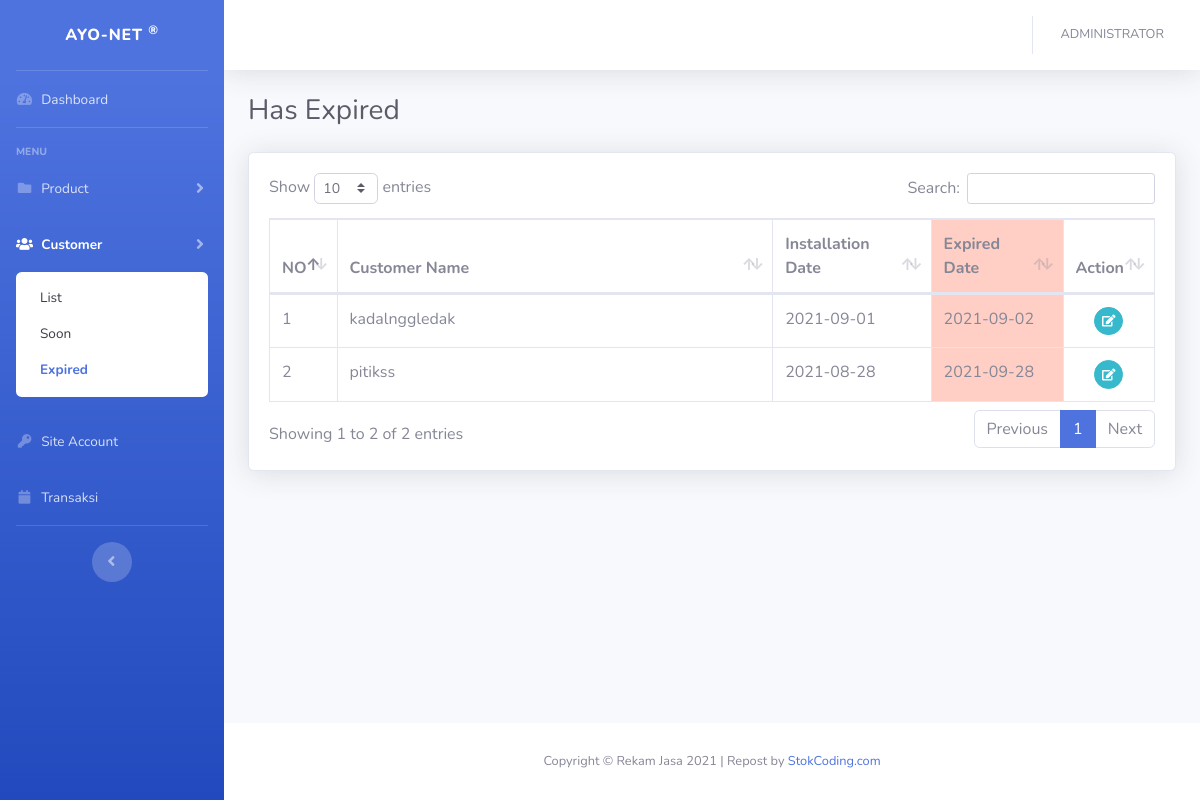
Page /?expired (signed in) on the earlier database version.
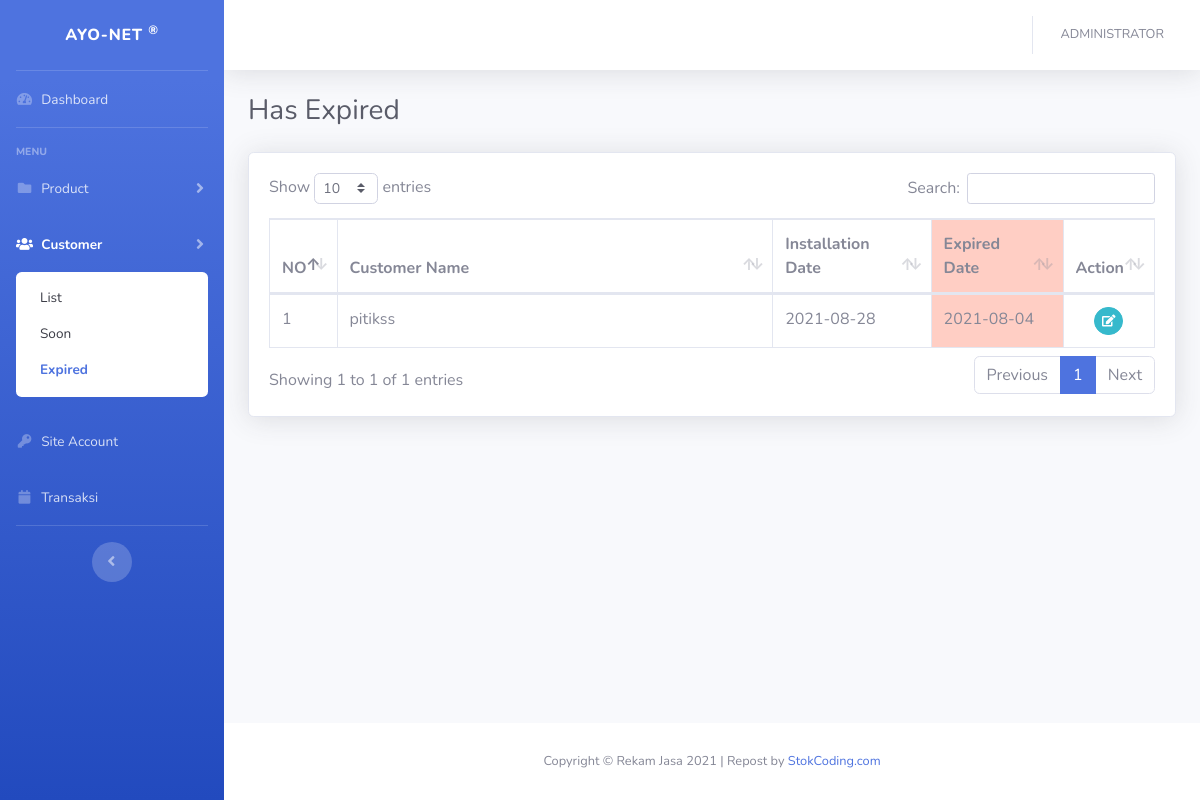
Same page on the later database version.
### tables this page shows
CREATE TABLE `customer` (
  `idcust` int(11) NOT NULL,
  `nama` varchar(50) NOT NULL,
  `addr` varchar(150) NOT NULL,
  `phn` varchar(50) NOT NULL,
  `nik` varchar(50) NOT NULL,
  `ins` date NOT NULL,
  `exp` date NOT NULL,
  `cust_no` varchar(50) NOT NULL,
  `id_type` enum('KTP','NPWP','PASSPORT','SIM') NOT NULL,
  `status` enum('Active','Inactive') NOT NULL
);

### config/function.php (called while the page is built, shortened)
<?php
function base_url(){
    $base_url= ((isset($_SERVER['HTTPS']) && $_SERVER['HTTPS'] == "on") ? "https" : "http");
    $base_url.= "://".$_SERVER['HTTP_HOST'];
    $base_url.= str_replace(basename($_SERVER['SCRIPT_NAME']),"",$_SERVER['SCRIPT_NAME']);
    return $base_url;
}
?>

### views/cust/expired.php (the view, shortened to what this page needs)
<div class="container-fluid">
    <div class="d-sm-flex align-items-center justify-content-between mb-4">
        <h1 class="h3 mb-0 text-gray-800">Has Expired</h1>
    </div>
    <div class="card shadow mb-4">
        <div class="card-body">
            <div class="table-responsive">
                <table class="table table-bordered table-hover" id="dataTable" width="100%" cellspacing="0">
                    <thead>
                        <tr>
                            <th width="5%">NO</th>
                            <th width="50%">Customer Name</th>
                            <th width="18%">Installation Date</th>
                            <th bgcolor="#ffcec4" width="15%">Expired Date</th>
                            <th width="10$">Action</th>
                        </tr>
                    </thead>
                    <tbody>
                        <?php
                        $n=1;
                        $query = mysqli_query($con,"SELECT * FROM customer WHERE exp < DATE(NOW()) ORDER BY exp ASC")or die(mysqli_error($con));
                        while($row = mysqli_fetch_array($query)):
                        ?>
                        <tr>
                            <td><?= $n++; ?></td>
                            <td><?= $row['nama']; ?></td>
                            <td><?= $row['ins']; ?></td>
                            <td bgcolor="#ffcec4"><?= $row['exp']; ?></td>
                            <td><center>
                                <a href="#transaksiModal" data-toggle="modal"
                                    onclick="submit(<?=$row['idcust'];?>)" class="btn btn-sm btn-circle btn-info"
                                    data-toggle="tooltip" data-placement="top" title="Ubah Data"><i
                                        class="fas fa-edit"></i></a>
                                </center>
                            </td>
                        </tr>
                        <?php endwhile; ?>
                    </tbody>
                </table>
            </div>
        </div>
    </div>
</div>

### index.php (shortened to what this page needs)
<?php
if($_SESSION['username']=="" && $_SESSION['level']==""):
    header("Location:".$base_url."login.php");
else:
    include('config/header.php');
?>
<body id="page-top">
    <div id="wrapper">
        <?php include "config/page.php"; ?>
        <?php include "config/sidebar.php"; ?>
        <div id="content-wrapper" class="d-flex flex-column">
            <div id="content">
                <?php include "config/topbar.php"; ?>
                <?php include ($views); ?>
            </div>
            <footer class="sticky-footer bg-white">
                <div class="container my-auto">
                    <div class="copyright text-center my-auto">
                        <span>Copyright &copy; Rekam Jasa <?= date('Y'); ?> | Repost by <a href='https://stokcoding.com/' title='StokCoding.com' target='_blank'>StokCoding.com</a>
                        </span>
                    </div>
                </div>
            </footer>
        </div>
    </div>
    <?php include "config/footer.php"; ?>
    <?php endif;?>

### config/header.php (shortened to what this page needs)
<?php include "config/function.php"; ?>
<!DOCTYPE html>
<html lang="en">
<head>
    <link href="<?=base_url();?>assets/vendor/fontawesome-free/css/all.min.css" rel="stylesheet" type="text/css">
    <link href="<?=base_url();?>assets/css/sb-admin-2.min.css" rel="stylesheet">
    <link href="<?=base_url();?>assets/vendor/select2/css/select2.min.css" rel="stylesheet" />
    <link href="<?=base_url();?>assets/vendor/datatables/dataTables.bootstrap4.min.css" rel="stylesheet">
</head>

### config/sidebar.php (shortened to what this page needs)
<ul class="navbar-nav bg-gradient-primary sidebar sidebar-dark accordion" id="accordionSidebar">
    <a class="sidebar-brand d-flex align-items-center justify-content-center" href="index.html">
        <div class="sidebar-brand-text mx-3">AYO-NET <sup>®</sup></div>
    </a>
    <hr class="sidebar-divider my-0">
    <li class="nav-item <?=isset($home)?'active':'';?>">
        <a class="nav-link" href="?#">
            <i class="fas fa-fw fa-tachometer-alt"></i>
            <span>Dashboard</span></a>
    </li>
    <hr class="sidebar-divider">
    <div class="sidebar-heading">
        Menu
    </div>
    <li class="nav-item <?=isset($prod)?'active':'';?>">
        <a class="nav-link collapsed" href="#" data-toggle="collapse" data-target="#prod" aria-expanded="true"
            aria-controls="a">
            <i class="fas fa-fw fa-folder"></i>
            <span>Product</span>
        </a>
    </li>
    <li class="nav-item <?=isset($cust)?'active':'';?>">
        <a class="nav-link collapsed" href="?#" data-toggle="collapse" data-target="#cust" aria-expanded="true"
            aria-controls="b">
            <i class="fas fa-fw fa-users"></i>
            <span>Customer</span>
        </a>
        <div id="cust" class="collapse <?=isset($cust)?'show':'';?>" aria-labelledby="headingTwo"
            data-parent="#accordionSidebar">
            <div class="bg-white py-2 collapse-inner rounded">
                <a class="collapse-item <?=isset($listcust)?'active':'';?>" href="?listcust"> List</a>
                <a class="collapse-item <?=isset($soon)?'active':'';?>" href="?soon">Soon</a>
                <a class="collapse-item <?=isset($expired)?'active':'';?>" href="?expired">Expired</a>
            </div>
        </div>
    </li>
    <?php if($_SESSION['level']=='Admin'):?>
        <li class="nav-item <?=isset($pengguna)?'active':'';?>">
        <a class="nav-link" href="?pengguna">
            <i class="fas fa-fw fa-key"></i>
            <span>Site Account</span>
        </a>
    </li>
    <?php endif; ?>
    <?php if($_SESSION['level']=='Admin' || $_SESSION['level']=='User'):?>
    <li class="nav-item <?=isset($transaksi)?'active':'';?>">
        <a class="nav-link" href="?transaksi">
            <i class="fas fa-fw fa-calendar"></i>
            <span>Transaksi</span>
        </a>
    </li>
    <?php endif; ?>
    <hr class="sidebar-divider d-none d-md-block">
    <div class="text-center d-none d-md-inline">
        <button class="rounded-circle border-0" id="sidebarToggle"></button>
    </div>
</ul>

### config/topbar.php (shortened to what this page needs)
<nav class="navbar navbar-expand navbar-light bg-white topbar mb-4 static-top shadow">
    <ul class="navbar-nav ml-auto">
        <li class="nav-item dropdown no-arrow">
            <a class="nav-link dropdown-toggle" href="#" id="userDropdown" role="button" data-toggle="dropdown"
                aria-haspopup="true" aria-expanded="false">
                <span class="mr-2 d-lg-inline text-gray-600 small"><?= strtoupper($_SESSION['fullname']); ?></span>
            </a>
        </li>
    </ul>
</nav>

### config/footer.php (shortened to what this page needs)
</body>
</html>

Differences in the rows shown:
no longer on this page (row edited): customer: nama "kadalnggledak", ins "2021-09-01", exp "2021-09-02"
changed customer "pitikss": exp "2021-09-28" → "2021-08-04"
Other differences:
text written by a page script: "Show entries Search: Showing 1 to 2 of 2 entries Previous 1 Next" → "Show entries Search: Showing 1 to 1 of 1 entries Previous 1 Next"
